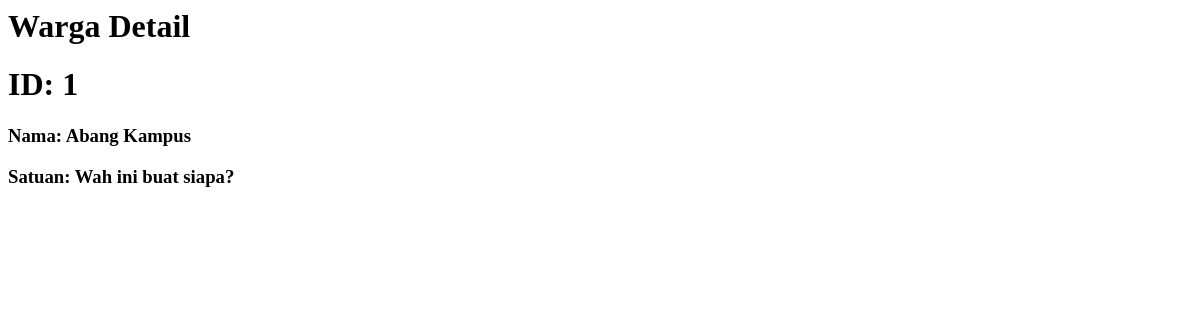
The app's page /ebudget/warga_detail/, older data.
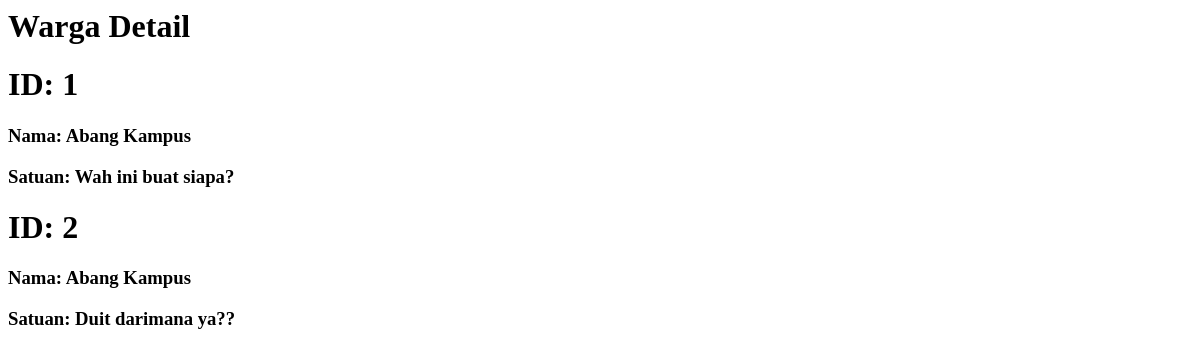
The same page, newer data.
### budget/models.py (models this page shows, shortened)
class Warga(models.Model):
    username = models.CharField(max_length=200)
    komentar = models.CharField(max_length=800)

### budget/views.py (the view)
# urls.py: path('warga_detail/',views.all_warga,name='all_warga'),
def all_warga(request):
    warga_list = Warga.objects.all()
    context ={ 'Wargas' : warga_list}
    return render(request, 'komentar_all.html', context)

### budget/templates/komentar_all.html
<h1>Warga Detail</h1>
{% for t in Wargas %}
    <h1>ID: {{t.id}}</h1>
    <h3>Nama: {{t.username}}</h3>
    <h3>Satuan: {{t.komentar}}</h3>
{% endfor %}

Row changes from the older to the newer data that the page shows:
added Warga: id "2", username "Abang Kampus", komentar "Duit darimana ya??"
